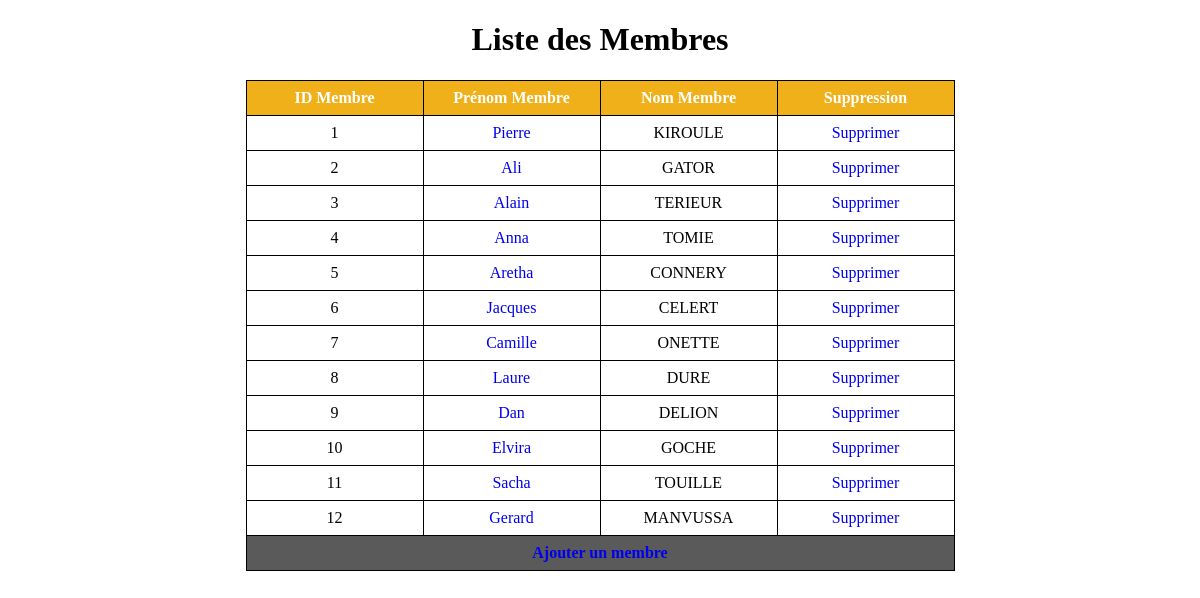
The page / on the database its author committed.
### tables this page shows
CREATE TABLE IF NOT EXISTS `membres` (
  `id_membre` int(11) NOT NULL AUTO_INCREMENT,
  `nom_membre` varchar(50) NOT NULL,
  `login_membre` varchar(50) NOT NULL,
  PRIMARY KEY (`id_membre`)
);

### index.php (the view, shortened to what this page needs)
<!DOCTYPE html>
<html lang="fr">
<head>
  <link rel="stylesheet" href="css/style.css">
</head>
<?php
require_once("php/connect.php");
$sql = "select * from membres";
$reponse = $connexion->prepare($sql);
$reponse->execute();
?>
<body>
  <h1>Liste des Membres</h1>
  <table>
    <thead>
      <tr>
        <th>ID Membre</th>
        <th>Prénom Membre</th>
        <th>Nom Membre</th>
        <th>Suppression</th>
      </tr>
    </thead>
    <tbody>
      <?php
      foreach ($reponse as $ligne) {
        echo "<tr>";
        echo "<td>" . $ligne["id_membre"] . "</td>";
        echo "<td><a href='php/indexinsertupdate.php?id=" .
          $ligne["id_membre"] .
          "'>" .
          $ligne["login_membre"] .
          "</a></td>";
        echo "<td>" . $ligne["nom_membre"] . "</td>";
        echo "<td><a class='supprimer' id=" . $ligne['id_membre'] . ">Supprimer</a></td>";
        echo "</tr>";
      } ?>
    </tbody>
    <tfoot>
      <tr>
        <td colspan=4><a href="php/indexinsertupdate.php">Ajouter un membre</a></td>
      </tr>
    </tfoot>
  </table>
</body>
</html>

### css/style.css (style rules this page uses)
h1 { text-align: center; }
table { margin: 0 auto; border-collapse: collapse; }
th, td { border: 1px solid black; padding: 0.5rem; width: 10rem; text-align: center; }
th { background: rgb(240, 176, 26); color: white; font-weight: 700; }
tfoot { background: rgb(90, 90, 90); font-weight: 700; }
a { text-decoration: none; color: #0000ee; cursor: pointer; }

### rows shown on the page
membres: id_membre "1", login_membre "Pierre", nom_membre "KIROULE"
membres: id_membre "2", login_membre "Ali", nom_membre "GATOR"
membres: id_membre "3", login_membre "Alain", nom_membre "TERIEUR"
membres: id_membre "4", login_membre "Anna", nom_membre "TOMIE"
membres: id_membre "5", login_membre "Aretha", nom_membre "CONNERY"
membres: id_membre "6", login_membre "Jacques", nom_membre "CELERT"
membres: id_membre "7", login_membre "Camille", nom_membre "ONETTE"
membres: id_membre "8", login_membre "Laure", nom_membre "DURE"
membres: id_membre "9", login_membre "Dan", nom_membre "DELION"
membres: id_membre "10", login_membre "Elvira", nom_membre "GOCHE"
membres: id_membre "11", login_membre "Sacha", nom_membre "TOUILLE"
membres: id_membre "12", login_membre "Gerard", nom_membre "MANVUSSA"
